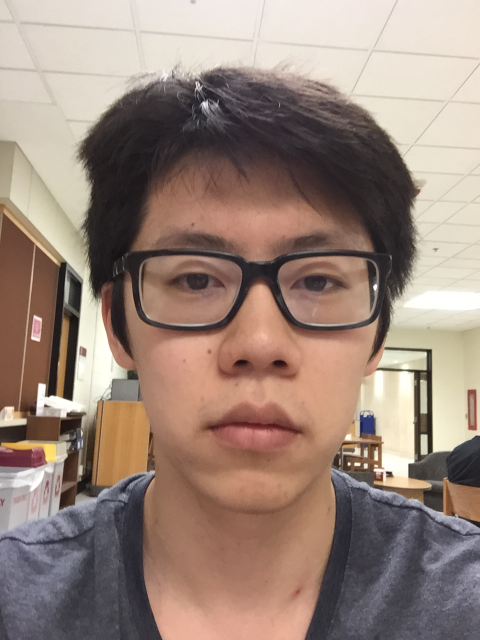
#> input picture lib/shangju/2015-05-06 14.00.20-1.jpg, 960 x 1280 px (shown at 1/2 size); its folder holds only this picture in this run
$ python __init__.py   (older library calls are emulated)
#> lines starting #> are read from the running program, lines starting #| are printed output that depends on the picture
#> the answer given: lib/shangju
#> in process, image is the input picture: shape (1280, 960, 3); mean B, G, R 121.8, 132.8, 153.4
__author__ = 'ShangJu'

import os
from PIL import Image, ImageDraw
import cv2


counter = 0

def detect_object(image):
    grayscale = cv2.cvtColor(image, cv2.COLOR_BGR2GRAY)
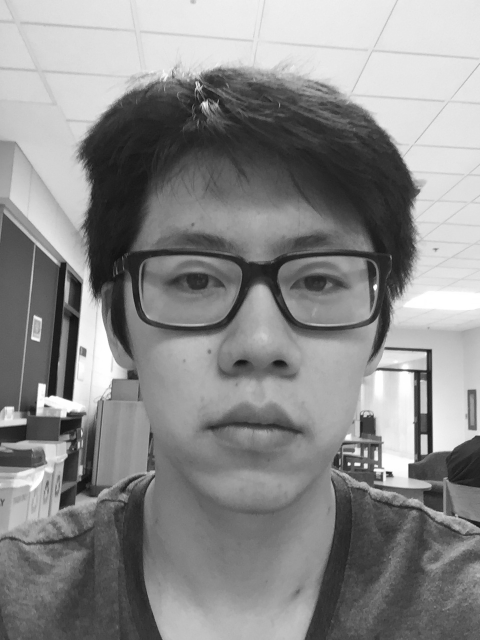
#> grayscale: shape (1280, 960) (shown at 1/2 size); min 8, max 255, mean 137.7
    cascade = cv2.CascadeClassifier(
        "/usr/local/Cellar/opencv/2.4.11/share/OpenCV/haarcascades/haarcascade_frontalface_alt.xml")

    rect = cascade.detectMultiScale(grayscale, scaleFactor=1.2, minNeighbors=2, flags=cv2.cv.CV_HAAR_SCALE_IMAGE,
                                    minSize=(100, 100))
#> rect = [[159, 299, 714, 714]]
    result = []
    print(rect)
#| [[159 299 714 714]]
    for (x, y, w, h) in rect:
        result.append((x, y, x+w, y+h))
#> this loop made 1 pass
#> after the loop, result = [(159, 299, 873, 1013)]
    return result


def process(infile):
    size = 250, 250
    image = cv2.imread(infile)
    faces = detect_object(image)
#> faces = [(159, 299, 873, 1013)]
    im = Image.open(infile).convert('L')
    if faces:
        f = faces[0]
#> f = (159, 299, 873, 1013)
        a = im.crop(f)
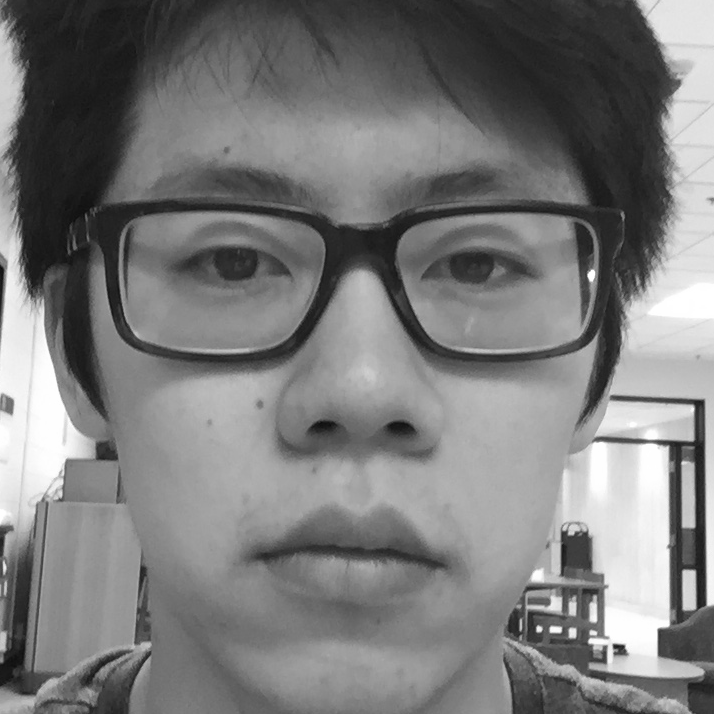
#> a: PIL image 714x714 L; min 8, max 255, mean 122.4
        a.thumbnail(size, Image.ANTIALIAS)
#> a: PIL image 250x250 L
        return a
    return

def saveFile(infile, save_path, prefix):
    file_name = os.path.join(save_path,  prefix + ".png")
    infile.save(file_name)


if __name__ == "__main__":
    counter = 0
    input = raw_input("which folder do you want to input?")
    dir = "./"+input+"/"

    path = os.path.abspath('.')
    save_path = path+"/temp/"
    for file in os.listdir(dir):
        if not file.startswith('.'):
            print(file)
            counter+=1
            a = process(dir+file)
            if a:
                saveFile(a, save_path, input  +" "+ str(counter))

$ run again, on lib/shangju/2015-05-06 14.00.21-3.jpg
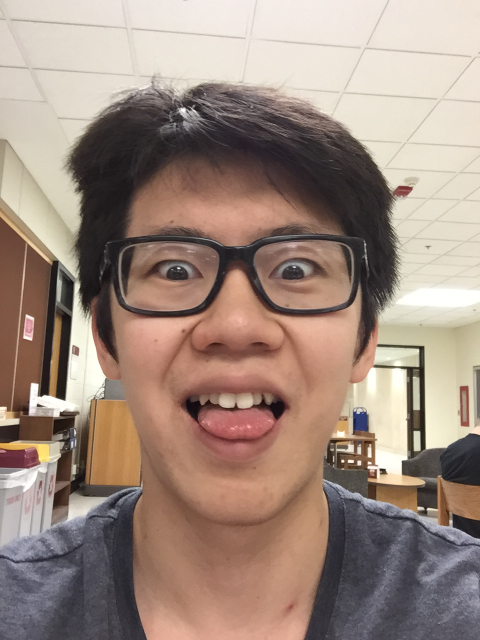
#> input picture lib/shangju/2015-05-06 14.00.21-3.jpg, 960 x 1280 px (shown at 1/2 size)
#> in process, image is the input picture: shape (1280, 960, 3); mean B, G, R 126.3, 138, 158.3
#> in detect_object, `grayscale = cv2.cvtColor(image, cv2.COLOR_BGR2GRAY)`:
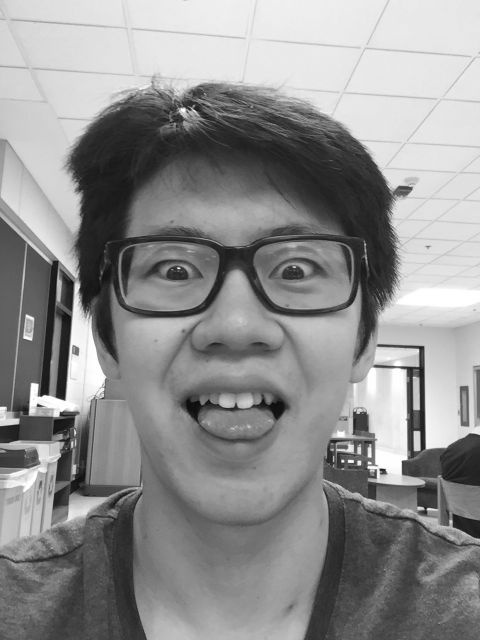
#> grayscale: shape (1280, 960) (shown at 1/2 size); min 6, max 255, mean 142.7
#> rect = [[141, 289, 645, 645]]
#| [[141 289 645 645]]
#> the loop in detect_object, `for (x, y, w, h) in rect:` made 1 pass
#> after the loop in detect_object, `for (x, y, w, h) in rect:`: result = [(141, 289, 786, 934)]
#> f = (141, 289, 786, 934)
#> in process, `a = im.crop(f)`:
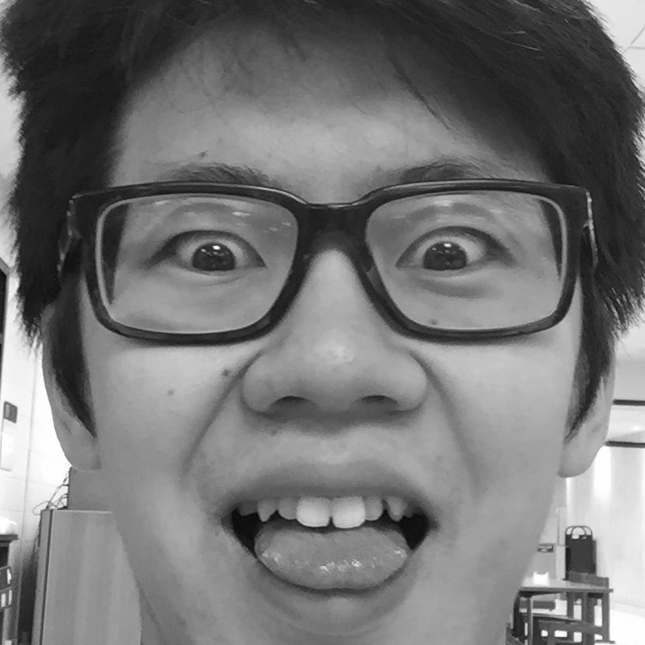
#> a: PIL image 645x645 L; min 6, max 255, mean 116

$ run again, on lib/shangju/2015-05-06 14.00.22-1.jpg
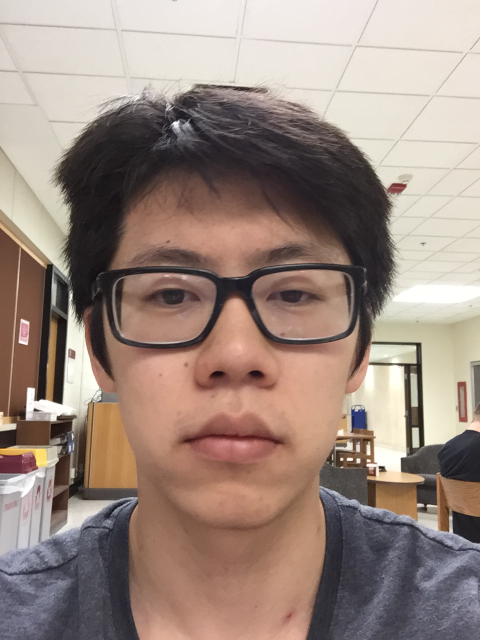
#> input picture lib/shangju/2015-05-06 14.00.22-1.jpg, 960 x 1280 px (shown at 1/2 size)
#> in process, image is the input picture: shape (1280, 960, 3); mean B, G, R 127.2, 136.9, 155.7
#> in detect_object, `grayscale = cv2.cvtColor(image, cv2.COLOR_BGR2GRAY)`:
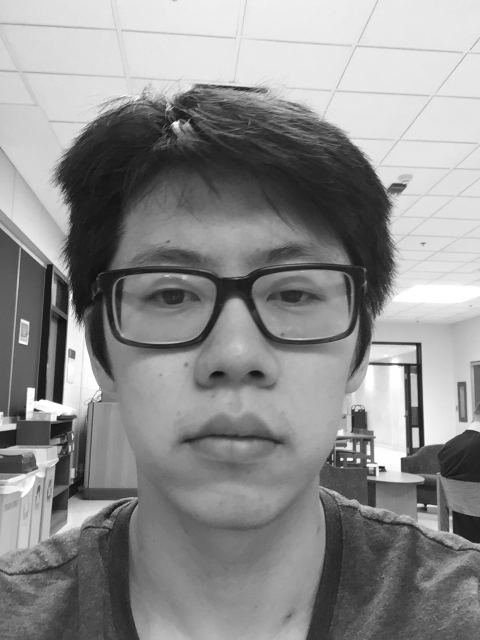
#> grayscale: shape (1280, 960) (shown at 1/2 size); min 5, max 255, mean 141.4
#> rect = [[132, 348, 690, 690]]
#| [[132 348 690 690]]
#> the loop in detect_object, `for (x, y, w, h) in rect:` made 1 pass
#> after the loop in detect_object, `for (x, y, w, h) in rect:`: result = [(132, 348, 822, 1038)]
#> f = (132, 348, 822, 1038)
#> in process, `a = im.crop(f)`:
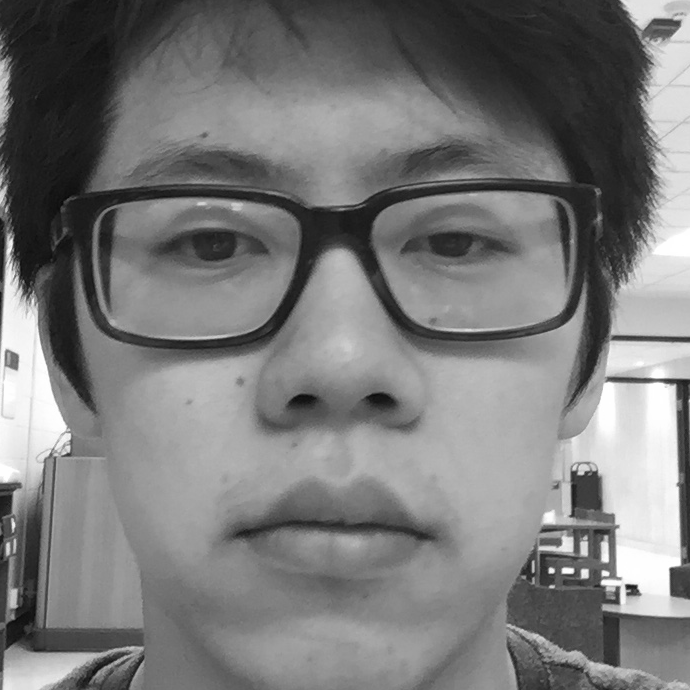
#> a: PIL image 690x690 L; min 8, max 255, mean 121.1

$ run again, on lib/shangju/2015-05-06 14.00.20.jpg
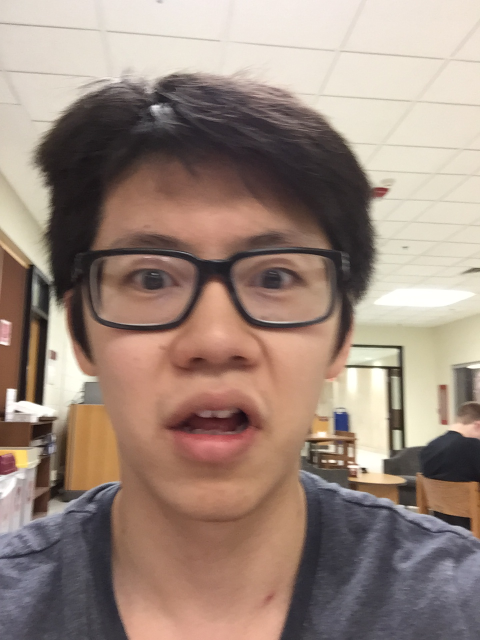
#> input picture lib/shangju/2015-05-06 14.00.20.jpg, 960 x 1280 px (shown at 1/2 size)
#> in process, image is the input picture: shape (1280, 960, 3); mean B, G, R 124.5, 135.8, 155.9
#> in detect_object, `grayscale = cv2.cvtColor(image, cv2.COLOR_BGR2GRAY)`:
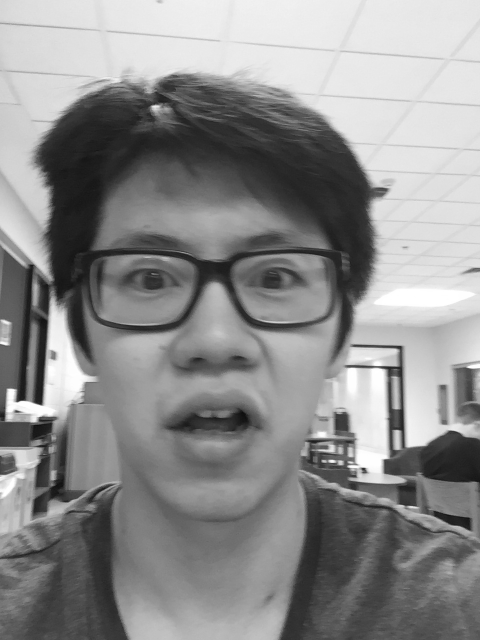
#> grayscale: shape (1280, 960) (shown at 1/2 size); min 9, max 255, mean 140.5
#> rect = [[72, 295, 728, 728]]
#| [[ 72 295 728 728]]
#> the loop in detect_object, `for (x, y, w, h) in rect:` made 1 pass
#> after the loop in detect_object, `for (x, y, w, h) in rect:`: result = [(72, 295, 800, 1023)]
#> f = (72, 295, 800, 1023)
#> in process, `a = im.crop(f)`:
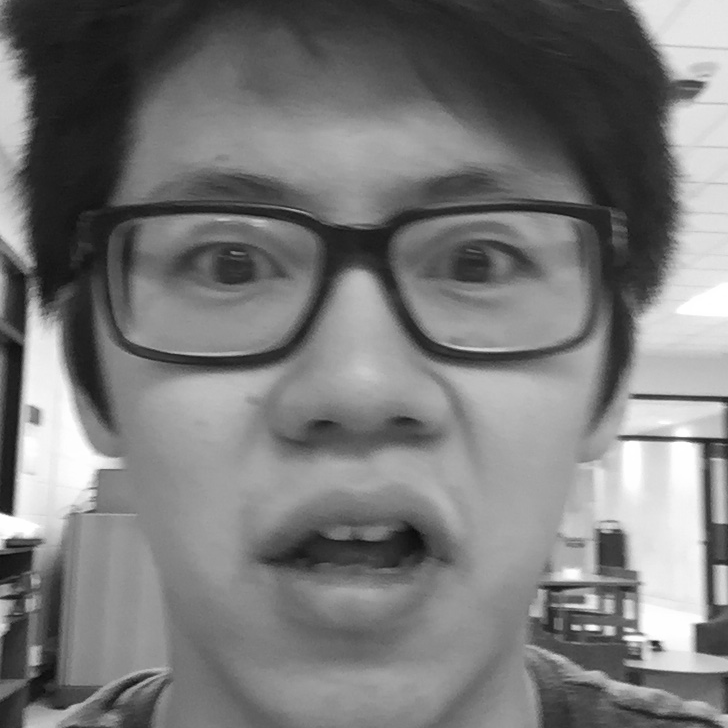
#> a: PIL image 728x728 L; min 9, max 255, mean 120.4
